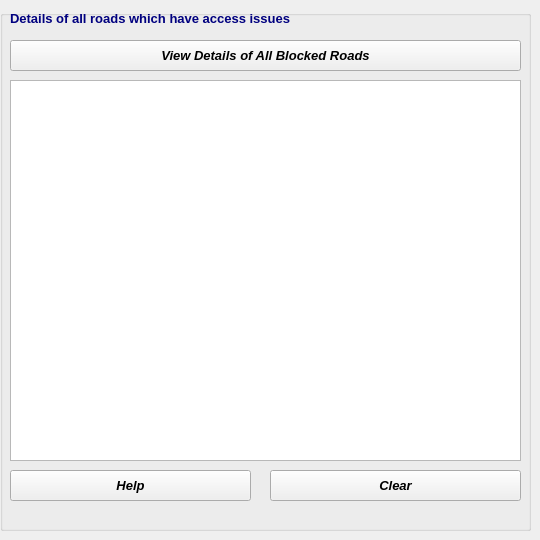
       <widget class="QWidget" name="tab_12">
        <attribute name="title">
         <string>Basic</string>
        </attribute>
        <widget class="QGroupBox" name="groupBox_9">
         <property name="geometry">
          <rect>
           <x>0</x>
           <y>10</y>
           <width>531</width>
           <height>521</height>
          </rect>
         </property>
         <property name="font">
          <font>
           <pointsize>8</pointsize>
          </font>
         </property>
         <property name="title">
          <string/>
         </property>
         <widget class="QPushButton" name="btnBlockedRoads">
          <property name="geometry">
           <rect>
            <x>10</x>
            <y>30</y>
            <width>511</width>
            <height>31</height>
           </rect>
          </property>
          <property name="font">
           <font>
            <pointsize>10</pointsize>
            <weight>75</weight>
            <italic>true</italic>
            <bold>true</bold>
           </font>
          </property>
          <property name="cursor">
           <cursorShape>PointingHandCursor</cursorShape>
          </property>
          <property name="text">
           <string>View Details of All Blocked Roads</string>
          </property>
         </widget>
         <widget class="QTextBrowser" name="txtBlockedRoads">
          <property name="geometry">
           <rect>
            <x>10</x>
            <y>70</y>
            <width>511</width>
            <height>381</height>
           </rect>
          </property>
          <property name="font">
           <font>
            <pointsize>9</pointsize>
           </font>
          </property>
         </widget>
         <widget class="QLabel" name="label_46">
          <property name="geometry">
           <rect>
            <x>10</x>
            <y>0</y>
            <width>321</width>
            <height>17</height>
           </rect>
          </property>
          <property name="font">
           <font>
            <pointsize>10</pointsize>
            <weight>75</weight>
            <bold>true</bold>
           </font>
          </property>
          <property name="styleSheet">
           <string notr="true">color: rgb(0, 0, 127);</string>
          </property>
          <property name="text">
           <string>Details of all roads which have access issues</string>
          </property>
         </widget>
         <widget class="QToolButton" name="btnHelpcR">
          <property name="geometry">
           <rect>
            <x>10</x>
            <y>460</y>
            <width>241</width>
            <height>31</height>
           </rect>
          </property>
          <property name="font">
           <font>
            <pointsize>10</pointsize>
            <weight>75</weight>
            <italic>true</italic>
            <bold>true</bold>
           </font>
          </property>
          <property name="cursor">
           <cursorShape>PointingHandCursor</cursorShape>
          </property>
          <property name="text">
           <string>Help</string>
          </property>
         </widget>
         <widget class="QToolButton" name="btnClearcR">
          <property name="geometry">
           <rect>
            <x>270</x>
            <y>460</y>
            <width>251</width>
            <height>31</height>
           </rect>
          </property>
          <property name="font">
           <font>
            <pointsize>10</pointsize>
            <weight>75</weight>
            <italic>true</italic>
            <bold>true</bold>
           </font>
          </property>
          <property name="cursor">
           <cursorShape>PointingHandCursor</cursorShape>
          </property>
          <property name="text">
           <string>Clear</string>
          </property>
         </widget>
        </widget>
       </widget>
